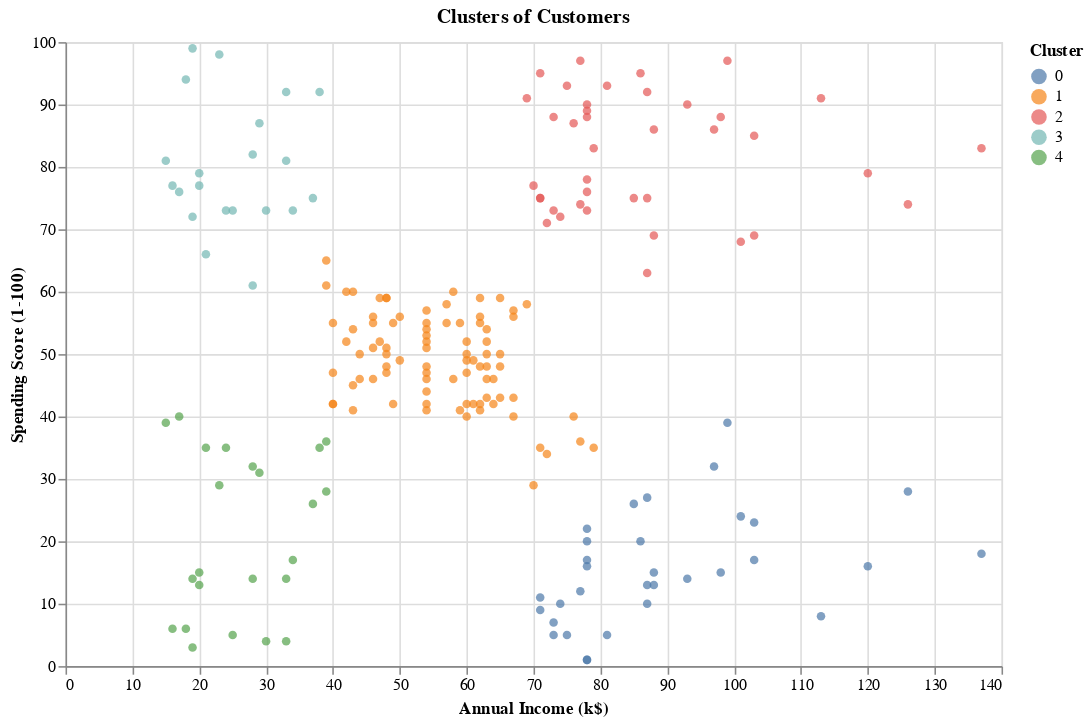

Notebook source saved alongside this figure:
### Code cell
scatter_plot = alt.Chart(combined_data.to_pandas()).mark_circle().encode(
    x='Annual Income (k$)',
    y='Spending Score (1-100)',
    color=alt.Color('Cluster:N', legend=alt.Legend(title="Cluster")),
    tooltip=['Annual Income (k$)', 'Spending Score (1-100)', 'Cluster']
).properties(
    title='Clusters of Customers',
    width=600,
    height=400
)

scatter_plot

### Figure 1 — Vega-Lite specification as saved in the notebook (floating-point values rounded to 4 significant figures; data arrays with more than 128 entries replaced by an {"elided": "..."} marker saying what was removed)
{"config": {"view": {"continuousWidth": 300, "continuousHeight": 300}}, "data": {"name": "data-d9f2af43162910d1fef29001ba9abc1e"}, "mark": {"type": "circle"}, "encoding": {"color": {"field": "Cluster", "legend": {"title": "Cluster"}, "type": "nominal"}, "tooltip": [{"field": "Annual Income (k$)", "type": "quantitative"}, {"field": "Spending Score (1-100)", "type": "quantitative"}, {"field": "Cluster", "type": "quantitative"}], "x": {"field": "Annual Income (k$)", "type": "quantitative"}, "y": {"field": "Spending Score (1-100)", "type": "quantitative"}}, "height": 400, "title": "Clusters of Customers", "width": 600, "$schema": "https://vega.github.io/schema/vega-lite/v5.8.0.json", "datasets": {"data-d9f2af43162910d1fef29001ba9abc1e": {"elided": "200 records"}}}
